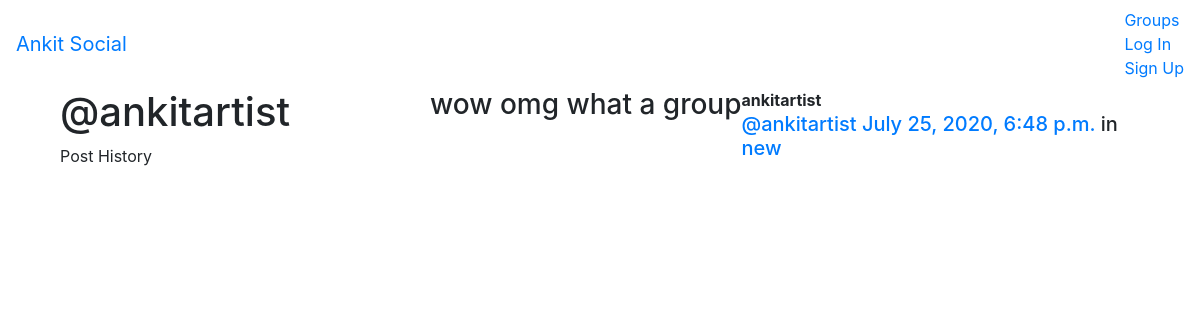
Page /posts/by/ankitartist/ on the committed database.
### posts/models.py (models this page shows, shortened)
class Post(models.Model):
    user=models.ForeignKey(User,related_name='posts',on_delete=models.CASCADE)
    created_at=models.DateTimeField(auto_now=True)
    message=models.TextField()
    message_html=models.TextField(editable=False)
    group=models.ForeignKey(Group,related_name='posts',on_delete=models.CASCADE,null=True,blank=True)
    class Meta:
        ordering=['-created_at']   #- sign means decreasing ordering
        unique_together=['user','message']

### groups/models.py (models this page shows, shortened)
class Group(models.Model):
    name=models.CharField(max_length=255,unique=True)
    slug=models.SlugField(allow_unicode=True,unique=True)
    description=models.TextField(blank=True,default='')
    description_html=models.TextField(editable=False,default='',blank=True)
    members=models.ManyToManyField(User,through='GroupMember')
    class Meta:
        ordering=['name']

### posts/views.py (the view)
# urls.py: url(r"by/(?P<username>[-\w]+)/$",views.UserPosts.as_view(),name="for_user"),
class UserPosts(generic.ListView):
    model = models.Post
    template_name = "posts/user_post_list.html"
    def get_queryset(self):
        try:
            self.post_user = User.objects.prefetch_related("posts").get(
                username__iexact=self.kwargs.get("username")
            )
        except User.DoesNotExist:
            raise Http404
        else:
            return self.post_user.posts.all()
    def get_context_data(self, **kwargs):
        context = super().get_context_data(**kwargs)
        context["post_user"] = self.post_user
        return context

### posts/templates/posts/user_post_list.html
{% extends "posts/post_base.html" %}
{% block prepost %}
<div class="col-md-4">
	<h1>@{{ post_user.username }}</h1>
	<p>Post History</p>
</div>
{% endblock %}
{% block post_content %}
<div class="col-md-8">
	{% for post in post_list %}
		{% include "posts/_post.html" %}
	{% endfor %}
</div>
{% endblock %}

### posts/templates/posts/_post.html (shortened to what this page needs)
<div class="post media">
	<h3>{{ post.message_html|safe }}</h3>
	<div class="media-body">
		<strong>{{ post.user.username }}</strong>
		<h5 class="media-heading">
			<span class="username"><a href="{% url 'posts:for_user' username=post.user.username %}">@{{ post.user.username }}</a></span>
			<time class="time"><a href="{% url 'posts:single' username=post.user.username pk=post.pk %}">{{ post.created_at }}</a></time>
			{% if post.group %}
			<span class="group-name">in <a href="#">{{ post.group.name }}</a></span>
			{% endif %}
		</h5>
	</div>
</div>

### rows in the picture
Post: message_html "wow omg what a group", user.username "ankitartist", created_at "July 25, 2020, 6:48 p.m.", group.name "new"

### other values in the picture
{{ post_user.username }} "ankitartist"
